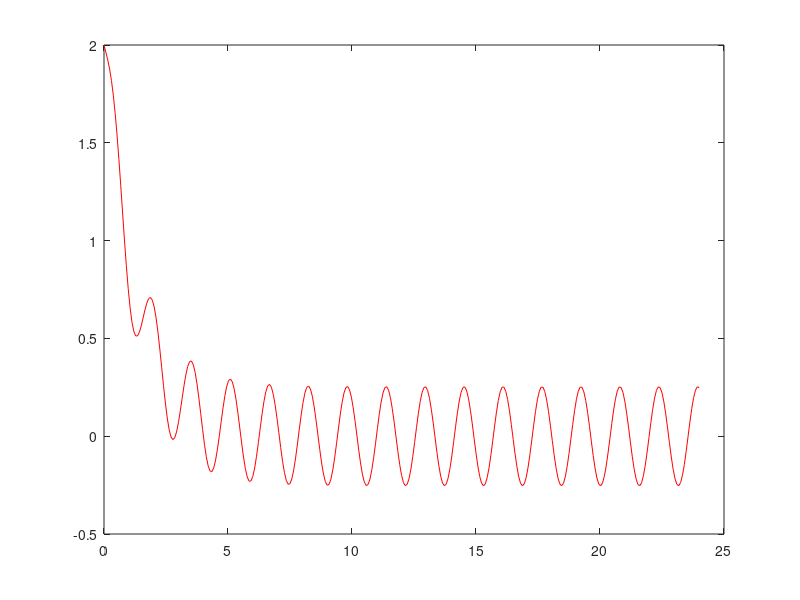

The MATLAB source for this figure:
% Parametrar
T = 24;       % slutpunkt för intervallet
n = 320;       % antal delintervall (40, 80, 160, 320)

% Steglängd
h = T / n;

% Noder (inklusive 0 och T)
t = linspace(0, T, n+1);

% Eulers metod
f = @(t,y) cos(4*t)-((3/4)*y);
y = zeros(1, n+1);   % preallocate vector for all steps
y(1) = 2;

for i = 1:n
    y(i+1) = y(i) + h * f(t(i), y(i));

end

y_list = y(:);       % column vector with all stepped y's

disp(y_list(end))

analytisk_f = @(t) (518/265)*exp(-(3/4)*t) + (12/265)*cos(4*t) + (64/265)*sin(4*t);

disp(analytisk_f(T))

plot(t,y_list,'r-')